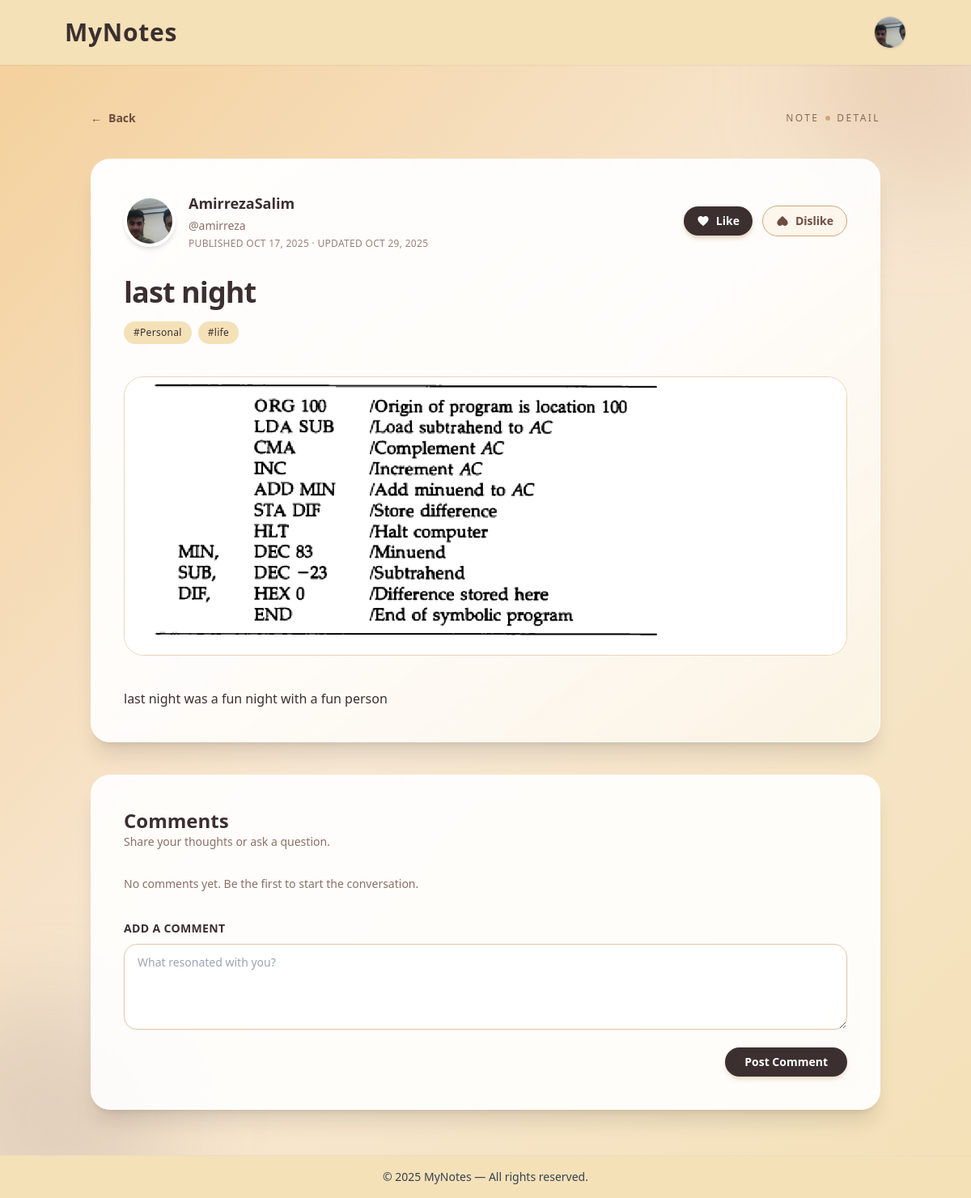
/dashboard/viewNote/1 (signed in), run on the app's committed database.
### users/models.py (models this page shows, shortened)
class Profile(models.Model):
    user = models.OneToOneField(User,on_delete=models.CASCADE)
    Display_name = models.CharField(max_length=200,unique=True)
    name = models.CharField(max_length=200,blank=True,null=True)
    family = models.CharField(max_length=200,blank=True,null=True)
    number = models.CharField(max_length=20,unique=True,blank=True,null=True)
    bio = models.TextField(blank=True,null=True)
    email = models.EmailField(max_length=35,unique=True)
    ProfileImage = models.ImageField(upload_to='profilePics/',blank=True,null=True,default="user.png")
    createdDate = models.DateField(auto_now_add=True)
    lastSeen = models.DateTimeField(auto_now_add=True)

### notes/models.py (models this page shows)
class Note(models.Model):
    title = models.CharField(max_length=30,blank=False)
    content = models.TextField(blank=True,null=True)
    image = models.ImageField(upload_to='notePics/', blank=True, null=True)
    createdAt = models.DateTimeField(auto_now_add=True)
    editedAt = models.DateTimeField(auto_now=True)
    author = models.ForeignKey(Profile,on_delete=models.CASCADE)
    tags = models.ManyToManyField(NoteTag,blank=True,null=True)

class NoteTag(models.Model):
    title = models.CharField(max_length=30)

### notes/views.py (the view)
# urls.py: path('viewNote/<int:pk>',viewNote,name="viewNote"),
def viewNote(request, pk):
    note = get_object_or_404(Note, pk=pk)
    author_profile = note.author
    viewer_profile = request.user.profile if request.user.is_authenticated else None
    profile_url = "#"
    if author_profile and getattr(author_profile, "user", None):
        if request.user.is_authenticated and request.user == author_profile.user:
            profile_url = reverse("dashboard")
    context = {
        "profile": author_profile,
        "note": note,
        "viewer_profile": viewer_profile,
        "viewer": request.user if request.user.is_authenticated else None,
        "profile_url": profile_url,
    }
    return render(request, "viewNote.html", context=context)

### templates/viewNote.html (shortened to what this page needs)
{% extends "base.html" %}
{% block content %}
<section class="relative flex-1 w-full overflow-hidden">
    <div class="absolute -top-24 -right-16 w-64 h-64 bg-[#c59568]/25 blur-3xl rounded-full"></div>
    <div class="absolute -bottom-24 -left-20 w-72 h-72 bg-[#6d4c41]/15 blur-3xl rounded-full"></div>
    <div class="relative max-w-5xl mx-auto px-6 py-14 space-y-10">
        {% url 'dashboard' as dashboard_url %}
        <div class="flex items-center justify-between gap-4">
            <a href="{{ request.META.HTTP_REFERER|default:dashboard_url|default:'#' }}" class="inline-flex items-center gap-2 text-sm font-semibold text-[#6d4c41] hover:text-[#3b2f2f] transition">
                <span aria-hidden="true">&larr;</span>
                Back
            </a>
            <span class="inline-flex items-center gap-2 text-xs uppercase tracking-[0.2em] text-[#6d4c41]/80">
                Note
                <span class="w-1.5 h-1.5 rounded-full bg-[#d2a679]"></span>
                Detail
            </span>
        </div>
        <article class="relative bg-white/90 backdrop-blur-md border border-white/70 rounded-3xl shadow-xl overflow-hidden">
            <div class="relative p-10 space-y-10">
                <header class="flex flex-col gap-8">
                    <div class="flex flex-wrap items-center gap-6">
                        <a href="{{ profile_url|default:'#' }}" class="flex items-center gap-4 group">
                            <div class="relative w-16 h-16 rounded-full border-4 border-white shadow-md overflow-hidden bg-[#f4e1b8]">
                                {% if profile and profile.ProfileImage %}
                                    <img src="{{ profile.ProfileImage.url }}" alt="{{ profile.Display_name|default:profile.user.username|default:'Author' }} profile picture" class="w-full h-full object-cover">
                                {% else %}
                                    {% with initial=profile.Display_name|default:profile.user.username|default:'?' %}
                                    <span class="flex items-center justify-center w-full h-full text-2xl font-semibold text-[#3b2f2f]">
                                        {{ initial|slice:":1"|upper }}
                                    </span>
                                    {% endwith %}
                                {% endif %}
                            </div>
                            <div class="space-y-1">
                                <span class="block text-lg font-semibold text-[#3b2f2f] group-hover:text-[#6d4c41] transition">
                                    {{ profile.Display_name|default:profile.user.get_full_name|default:profile.user.username|default:"Unknown author" }}
                                </span>
                                {% if profile and profile.user %}
                                    <span class="block text-sm text-[#6d4c41]/80">@{{ profile.user.username }}</span>
                                {% endif %}
                                <span class="block text-xs uppercase tracking-wide text-[#6d4c41]/70">
                                    Published {{ note.createdAt|date:"M j, Y" }}
                                    {% if note.editedAt and note.editedAt != note.createdAt %}
                                        · Updated {{ note.editedAt|date:"M j, Y" }}
                                    {% endif %}
                                </span>
                            </div>
                        </a>
                        <div class="ml-auto flex items-center gap-3">
                            <form method="post" action="." class="group">
                                <button type="submit" class="flex items-center gap-2 px-4 py-2 rounded-full bg-[#3b2f2f] text-white text-sm font-semibold shadow-md shadow-[#d0af8f]/50 hover:bg-[#6d4c41] transition">
                                    <svg xmlns="http://www.w3.org/2000/svg" class="w-4 h-4 fill-current" viewBox="0 0 24 24">
                                        <path d="M12 21.35 10.55 20.03C5.4 15.36 2 12.28 2 8.5 2 5.42 4.42 3 7.5 3c1.74 0 3.41.81 4.5 2.09C13.09 3.81 14.76 3 16.5 3 19.58 3 22 5.42 22 8.5c0 3.78-3.4 6.86-8.55 11.54z"/>
                                    </svg>
                                    <span>Like</span>
                                </button>
                            </form>
                            <form method="post" action="." class="group">
                                <button type="submit" class="flex items-center gap-2 px-4 py-2 rounded-full border border-[#d2a679] text-sm font-semibold text-[#6d4c41] bg-[#fdf6ec] hover:bg-[#f4e1b8] transition">
                                    <svg xmlns="http://www.w3.org/2000/svg" class="w-4 h-4 fill-current" viewBox="0 0 24 24">
                                        <path d="M12 2.65 13.45 3.97c5.15 4.67 8.55 7.75 8.55 11.53 0 3.08-2.42 5.5-5.5 5.5-1.74 0-3.41-.81-4.5-2.09C10.91 20.19 9.24 21 7.5 21 4.42 21 2 18.58 2 15.5c0-3.78 3.4-6.86 8.55-11.54z"/>
                                    </svg>
                                    <span>Dislike</span>
                                </button>
                            </form>
                        </div>
                    </div>
                    <div class="space-y-4">
                        <h1 class="text-3xl sm:text-4xl font-semibold text-[#3b2f2f] tracking-tight">
                            {{ note.title|default:"Untitled note" }}
                        </h1>
                        {% if note.tags.exists %}
                            <div class="flex flex-wrap gap-2">
                                {% for tag in note.tags.all %}
                                    <span class="px-3 py-1.5 rounded-full bg-[#f4e1b8] text-xs font-medium text-[#3b2f2f] tracking-wide">#{{ tag.title }}</span>
                                {% endfor %}
                            </div>
                        {% endif %}
                    </div>
                </header>
                {% if note.image %}
                    <div class="overflow-hidden rounded-3xl border border-[#ead4b6] shadow-inner">
                        <img src="{{ note.image.url }}" alt="{{ note.title|default:'Note image' }}" class="w-full h-auto object-cover">
                    </div>
                {% endif %}
                {% if note.content %}
                    <div class="prose max-w-none text-[#3b2f2f] leading-relaxed">
                        {{ note.content|linebreaks }}
                    </div>
                {% else %}
                    <p class="text-sm text-[#6d4c41]/80">
                        This note does not have any content yet.
                    </p>
                {% endif %}
            </div>
        </article>
        <section class="bg-white/90 backdrop-blur-md border border-white/70 rounded-3xl shadow-xl p-10 space-y-8">
            <div>
                <h2 class="text-2xl font-semibold text-[#3b2f2f]">Comments</h2>
                <p class="text-sm text-[#6d4c41]/80">Share your thoughts or ask a question.</p>
            </div>
            {% if comments %}
                <div class="space-y-6">
                    {% for comment in comments %}
                        {% with comment_author=comment.author|default:comment.user|default:comment.profile %}
                        <div class="flex gap-4">
                            <div class="w-12 h-12 rounded-full overflow-hidden border-2 border-white shadow bg-[#f4e1b8] flex items-center justify-center text-[#3b2f2f] font-semibold">
                                {% if comment_author and comment_author.ProfileImage %}
                                    <img src="{{ comment_author.ProfileImage.url }}" alt="{{ comment_author }}" class="w-full h-full object-cover">
                                {% else %}
                                    {% with comment_initial=comment_author.Display_name|default:comment_author.username|default:comment_author|default:"?" %}
                                        {{ comment_initial|slice:":1"|upper }}
                                    {% endwith %}
                                {% endif %}
                            </div>
                            <div class="flex-1 space-y-2">
                                <div class="flex items-center gap-2 text-sm text-[#6d4c41]/80">
                                    <span class="font-semibold text-[#3b2f2f]">
                                        {{ comment_author.Display_name|default:comment_author.username|default:comment_author }}
                                    </span>
                                    {% if comment.created_at %}
                                        <span>&middot;</span>
                                        <span>{{ comment.created_at|date:"M j, Y \\a\\t g:i A" }}</span>
                                    {% endif %}
                                </div>
                                <p class="text-sm leading-relaxed">
                                    {{ comment.body|default:comment.text|default:comment.content|default:"" }}
                                </p>
                            </div>
                        </div>
                        {% endwith %}
                    {% endfor %}
                </div>
            {% else %}
                <p class="text-sm text-[#6d4c41]/80">No comments yet. Be the first to start the conversation.</p>
            {% endif %}
            <form method="post" action="." class="space-y-4">
                <div class="space-y-2">
                    <label for="comment-body" class="text-sm font-semibold uppercase tracking-wide text-[#3b2f2f]">Add a comment</label>
                    <textarea id="comment-body" name="comment" rows="4" required class="w-full rounded-2xl border border-[#e3c8a8] bg-white/90 px-4 py-3 text-sm text-[#3b2f2f] shadow-sm focus:border-[#c48b64] focus:ring-2 focus:ring-[#f3d7b5] outline-none resize-y" placeholder="What resonated with you?"></textarea>
                </div>
                <div class="flex items-center justify-end">
                    <button type="submit" class="inline-flex items-center gap-2 rounded-full bg-[#3b2f2f] px-6 py-2 text-sm font-semibold text-white shadow-md shadow-[#d0af8f]/40 hover:bg-[#6d4c41] transition">
                        Post Comment
                    </button>
                </div>
            </form>
        </section>
    </div>
</section>
{% endblock %}

### templates/base.html (shortened to what this page needs)
<!DOCTYPE html>
<html lang="en">
<head>
    <script src="https://cdn.tailwindcss.com"></script>
</head>
<body class="min-h-screen flex flex-col bg-[#f4e1b8] text-[#3b2f2f] font-sans">
<header class="relative z-10 flex justify-between items-center px-20 py-5 bg-[#f4e1b8]/85 transition-all duration-500 shadow-sm origin-top hover:scale-y-105 hover:bg-[#f4e1b8]/95">
    <a href="{% url 'Home' %}">
        <h1 class="text-3xl font-semibold tracking-wide transition duration-300 hover:text-[#6d4c41]">
            MyNotes
        </h1>
    </a>
    {% if user.is_authenticated %}
        {% with profile=user.profile %}
        <div class="relative ml-6">
            <label for="profile-toggle"
                class="flex items-center justify-center w-10 h-10 rounded-full overflow-hidden border border-[#d2a679]/60 shadow-sm bg-white cursor-pointer">
                {% if profile and profile.ProfileImage %}
                    <img src="{{ profile.ProfileImage.url }}"
                        alt="{{ user.username }} profile picture"
                        class="w-full h-full object-cover">
                {% else %}
                    <span class="flex items-center justify-center w-full h-full text-sm font-semibold text-[#3b2f2f] bg-[#d2a679]/40">
                        {{ user.username|slice:":1"|default:"?"|upper }}
                    </span>
                {% endif %}
            </label>
        </div>
        {% endwith %}
    {% endif %}
</header>
    <main class="flex-1 flex flex-col">
        {% block content %}
        {% endblock %}
    </main>
    <footer class="text-center text-sm text-gray-700 py-4 border-t border-gray-300/30">
        © 2025 MyNotes — All rights reserved.
    </footer>
</body>
</html>

### data on the page
Profile: ProfileImage (picture), Display_name "AmirrezaSalim", user.username "amirreza"
Note: createdAt "OCT 17, 2025", editedAt "OCT 29, 2025", title "last night", image (picture), content "last night was a fun night with a fun person"
NoteTag: title "Personal"
NoteTag: title "life"
